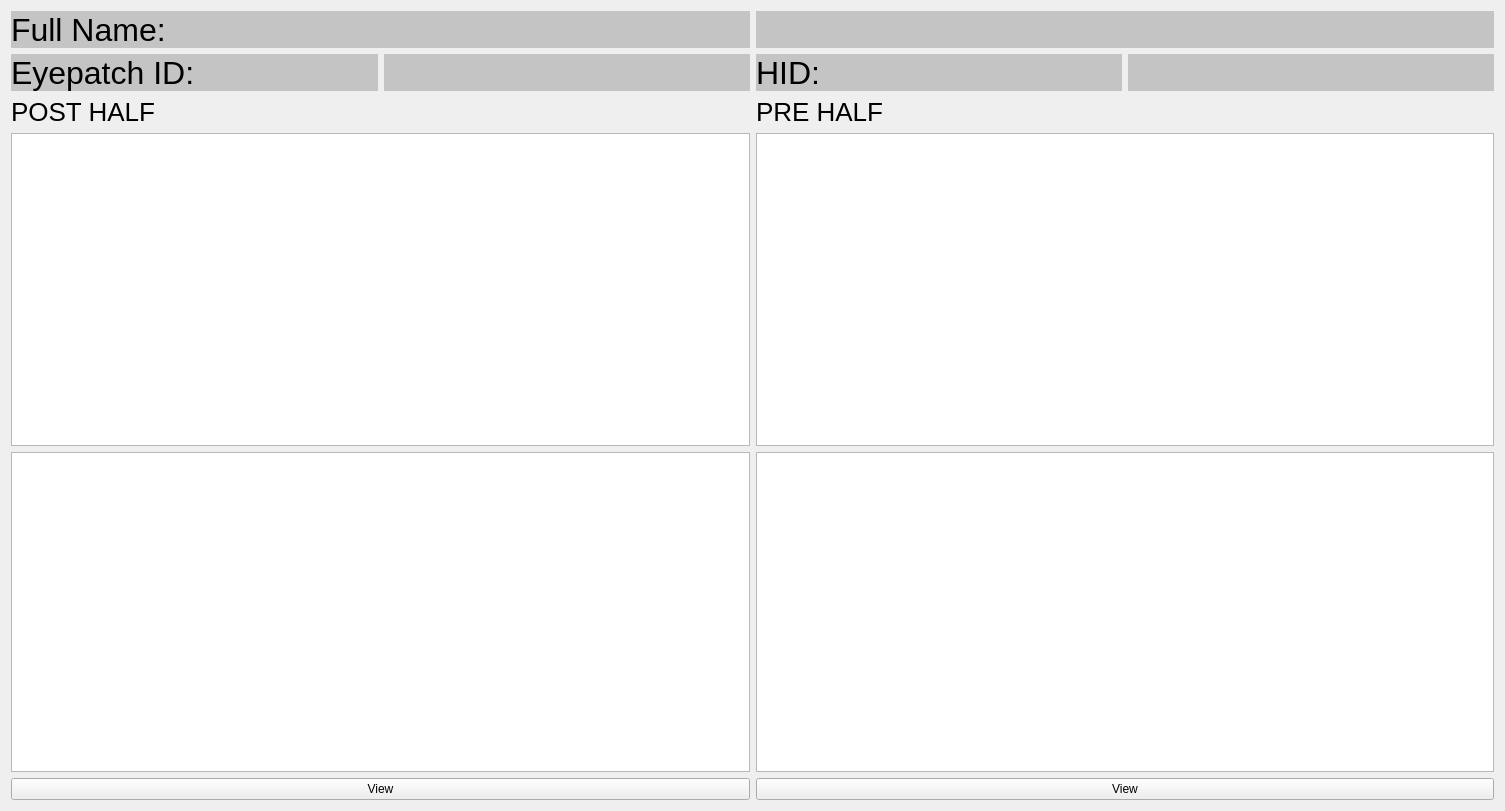
<?xml version="1.0" encoding="UTF-8"?>
<ui version="4.0">
 <class>Patient_Repeats</class>
 <widget class="QWidget" name="Patient_Repeats">
  <property name="geometry">
   <rect>
    <x>0</x>
    <y>0</y>
    <width>1505</width>
    <height>811</height>
   </rect>
  </property>
  <property name="windowTitle">
   <string>Patient_Repeats</string>
  </property>
  <layout class="QGridLayout" name="gridLayout">
   <item row="0" column="0">
    <layout class="QVBoxLayout" name="verticalLayout_7">
     <item>
      <layout class="QVBoxLayout" name="verticalLayout_6">
       <item>
        <layout class="QHBoxLayout" name="horizontalLayout_3">
         <item>
          <widget class="QLabel" name="label_fullName_head">
           <property name="styleSheet">
            <string notr="true">font-size: 32px;
background-color: #c4c4c4;</string>
           </property>
           <property name="text">
            <string>Full Name: </string>
           </property>
          </widget>
         </item>
         <item>
          <widget class="QLabel" name="label_full_name">
           <property name="styleSheet">
            <string notr="true">font-size: 32px;
background-color: #c4c4c4;</string>
           </property>
           <property name="text">
            <string/>
           </property>
          </widget>
         </item>
        </layout>
       </item>
       <item>
        <layout class="QHBoxLayout" name="horizontalLayout_6">
         <item>
          <layout class="QHBoxLayout" name="horizontalLayout_5">
           <item>
            <widget class="QLabel" name="label_eyepatchID_head">
             <property name="styleSheet">
              <string notr="true">font-size: 32px;
background-color: #c4c4c4;</string>
             </property>
             <property name="text">
              <string>Eyepatch ID: </string>
             </property>
            </widget>
           </item>
           <item>
            <widget class="QLabel" name="label_eid">
             <property name="styleSheet">
              <string notr="true">font-size: 32px;
background-color: #c4c4c4;</string>
             </property>
             <property name="text">
              <string/>
             </property>
            </widget>
           </item>
          </layout>
         </item>
         <item>
          <layout class="QHBoxLayout" name="horizontalLayout_4">
           <item>
            <widget class="QLabel" name="label_hid_head">
             <property name="styleSheet">
              <string notr="true">font-size: 32px;
background-color: #c4c4c4;</string>
             </property>
             <property name="text">
              <string>HID: </string>
             </property>
            </widget>
           </item>
           <item>
            <widget class="QLabel" name="label_hospital">
             <property name="styleSheet">
              <string notr="true">font-size: 32px;
background-color: #c4c4c4;</string>
             </property>
             <property name="text">
              <string/>
             </property>
            </widget>
           </item>
          </layout>
         </item>
        </layout>
       </item>
      </layout>
     </item>
     <item>
      <layout class="QVBoxLayout" name="verticalLayout_5">
       <item>
        <layout class="QHBoxLayout" name="horizontalLayout">
         <item>
          <layout class="QVBoxLayout" name="verticalLayout">
           <item>
            <widget class="QLabel" name="label_postHalf_head">
             <property name="styleSheet">
              <string notr="true">font-size: 26px;
</string>
             </property>
             <property name="text">
              <string>POST HALF</string>
             </property>
            </widget>
           </item>
           <item>
            <widget class="QGraphicsView" name="graphicsView_preHalf"/>
           </item>
          </layout>
         </item>
         <item>
          <layout class="QVBoxLayout" name="verticalLayout_2">
           <item>
            <widget class="QLabel" name="label_preHalf_head">
             <property name="styleSheet">
              <string notr="true">font-size: 26px;
</string>
             </property>
             <property name="text">
              <string>PRE HALF</string>
             </property>
            </widget>
           </item>
           <item>
            <widget class="QGraphicsView" name="graphicsView_postHalf"/>
           </item>
          </layout>
         </item>
        </layout>
       </item>
       <item>
        <layout class="QHBoxLayout" name="horizontalLayout_2">
         <item>
          <layout class="QVBoxLayout" name="verticalLayout_4">
           <item>
            <widget class="QListWidget" name="preList"/>
           </item>
           <item>
            <widget class="QPushButton" name="pushButton_preView">
             <property name="text">
              <string>View</string>
             </property>
            </widget>
           </item>
          </layout>
         </item>
         <item>
          <layout class="QVBoxLayout" name="verticalLayout_3">
           <item>
            <widget class="QListWidget" name="postList"/>
           </item>
           <item>
            <widget class="QPushButton" name="pushButton_postView">
             <property name="text">
              <string>View</string>
             </property>
            </widget>
           </item>
          </layout>
         </item>
        </layout>
       </item>
      </layout>
     </item>
    </layout>
   </item>
  </layout>
 </widget>
 <layoutdefault spacing="6" margin="11"/>
 <resources/>
 <connections/>
</ui>
